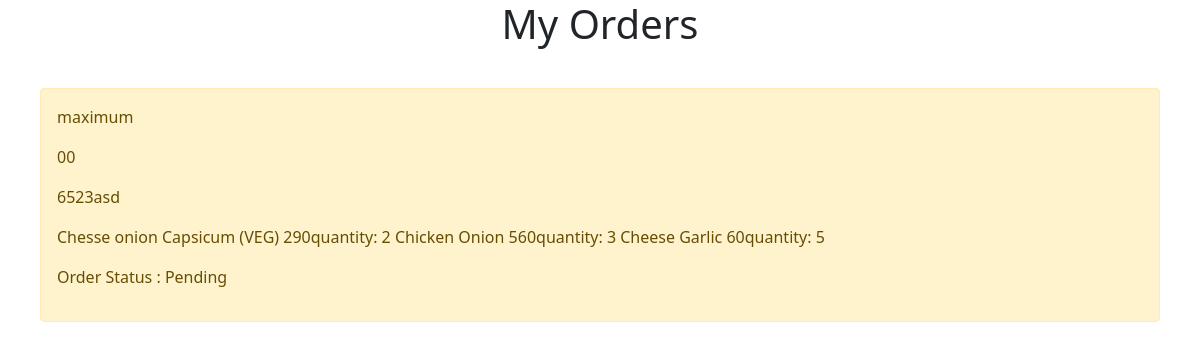
The page /userorders/ (signed in) on the database as committed earlier.
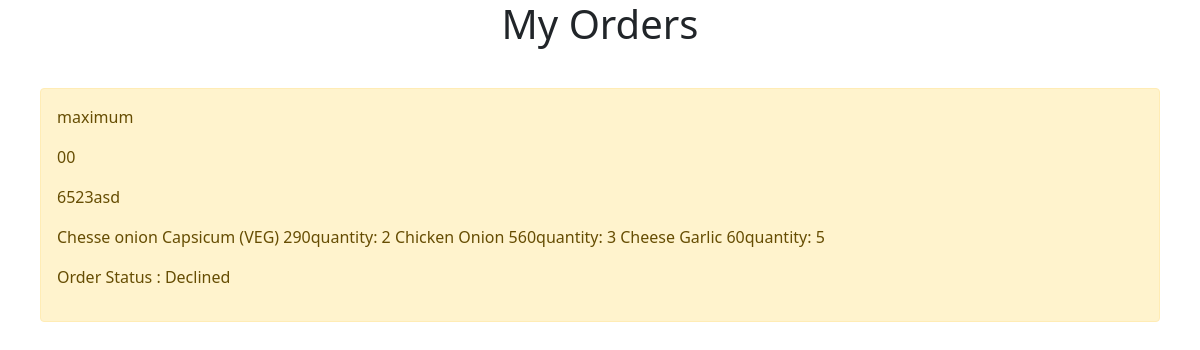
The same page on the database as committed later.
### pizzaapp/models.py (models this page shows)
class OrderModel(models.Model):
    username = models.CharField(max_length=10)
    phonenumber= models.CharField(max_length=10)
    address= models.CharField(max_length=10)
    ordereditems = models.CharField(max_length=10)
    status =models.CharField(max_length=10)

### pizzaapp/views.py (the view)
# urls.py: path("userorders/", views.userorders, name="userorders"),
def userorders(request):
    orders= OrderModel.objects.filter(username =request.user.username)
    context ={"orders":orders}
    return render(request,"pizzaapp/userorders.html",context)

### templates/pizzaapp/userorders.html
{% extends 'base.html' %}
{% block content %}
<h1 style="text-align: center">My Orders </h1>
{% for order in orders%}
<div class="alert alert-warning" style="margin: 40px;" role="alert">
<p> {{order.username}}</p>
<p> {{order.phonenumber}}</p>
<p> {{order.address}}</p>
<p> {{order.ordereditems}}</p>
<p> Order Status : {{order.status}}</p>
</div>
{% endfor %}
{% endblock %}

Rows that differ between the two databases and show on the page:
changed OrderModel "maximum": status "Pending" → "Declined"
